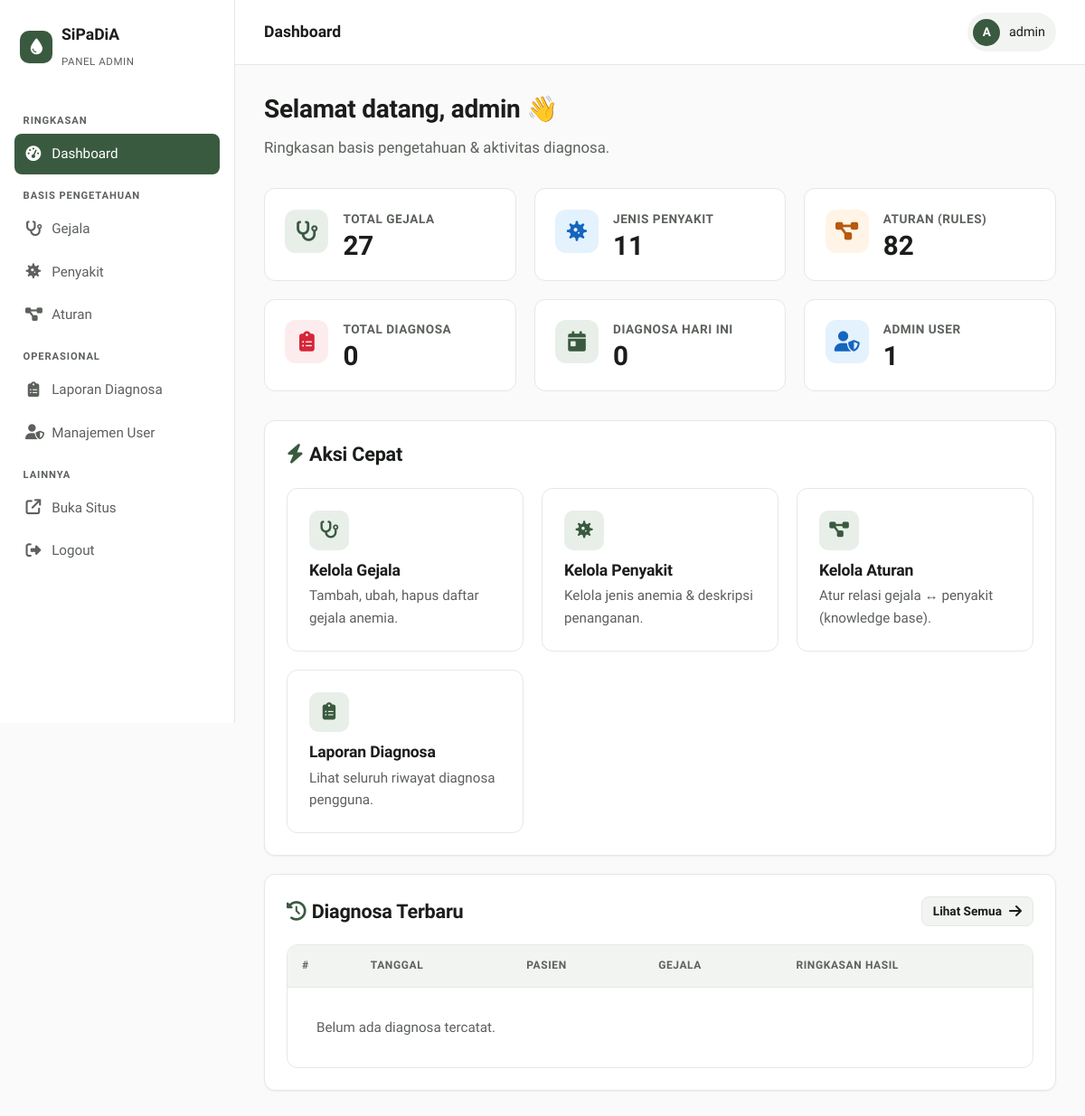
/admin/dashboard.php (signed in), run on an earlier commit of the app's database.
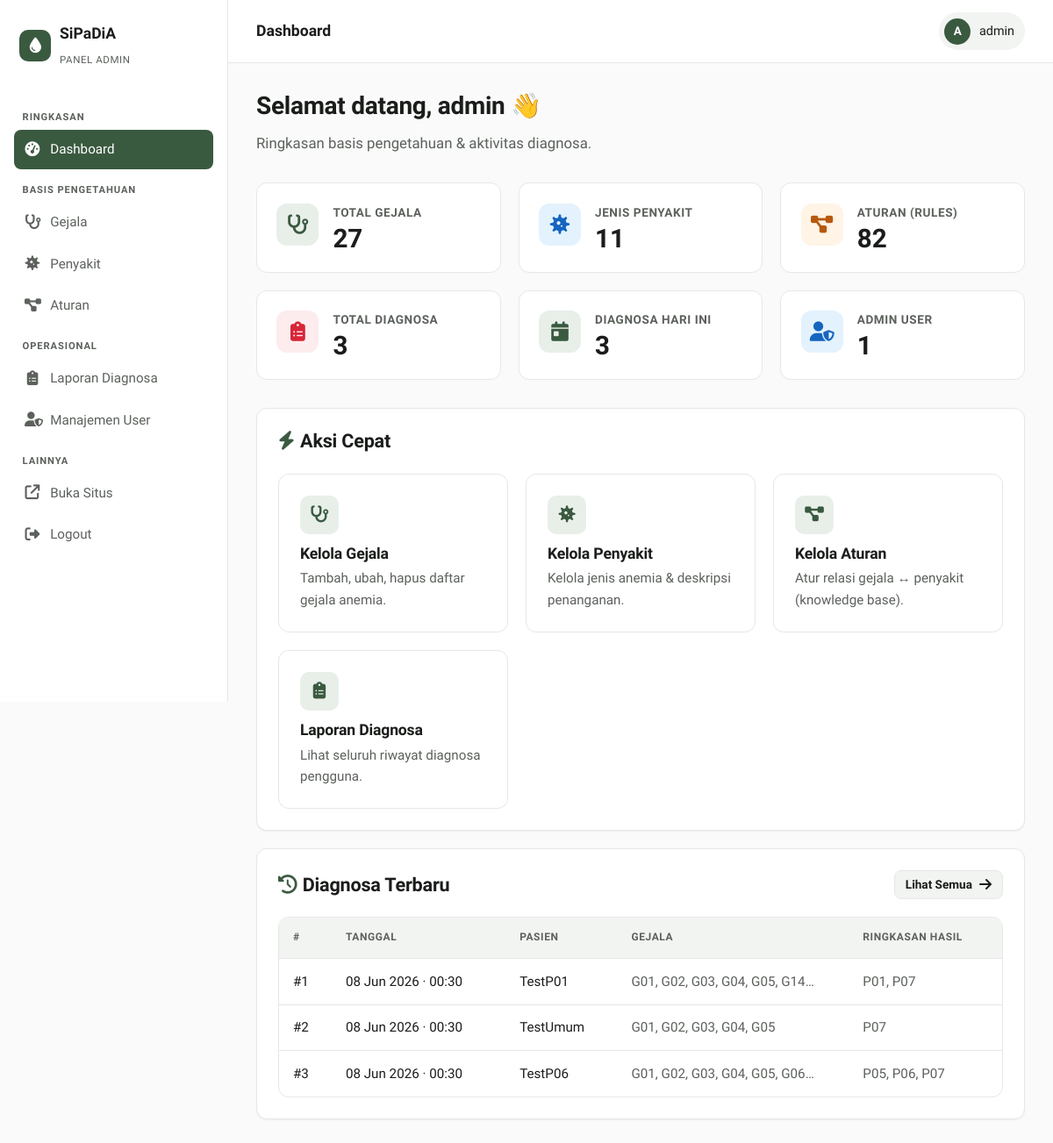
And on a later commit of the database.
### tables this page shows
CREATE TABLE `riwayat` (
  `id` int(11) NOT NULL AUTO_INCREMENT,
  `tanggal` datetime NOT NULL DEFAULT current_timestamp(),
  `gejala_dipilih` longtext DEFAULT NULL CHECK (json_valid(`gejala_dipilih`)),
  `hasil_dianosa` longtext DEFAULT NULL CHECK (json_valid(`hasil_dianosa`)),
  `nama_pasien` varchar(100) DEFAULT NULL,
  `umur` int(11) DEFAULT NULL,
  `jenis_kelamin` varchar(10) DEFAULT NULL,
  `session_token` varchar(64) DEFAULT NULL,
  PRIMARY KEY (`id`)
);

### admin/dashboard.php (the view, shortened to what the changed rows need)
<?php
include '../config.php';
$c_riwayat  = (int)$conn->query("SELECT COUNT(*) c FROM riwayat")->fetch_assoc()['c'];
$c_today    = (int)$conn->query("SELECT COUNT(*) c FROM riwayat WHERE DATE(tanggal)=CURDATE()")->fetch_assoc()['c'];
include '../partials/admin_header.php';
?>
<div class="page-header">
    <h2>Selamat datang, <?php echo htmlspecialchars($_SESSION['admin']); ?> 👋</h2>
</div>
<div class="stat-grid" data-testid="stat-grid">
    <div class="stat-card" data-testid="stat-riwayat">
        <div><div class="label">Total Diagnosa</div><div class="value"><?php echo $c_riwayat; ?></div></div>
    </div>
    <div class="stat-card" data-testid="stat-today">
        <div><div class="label">Diagnosa Hari Ini</div><div class="value"><?php echo $c_today; ?></div></div>
    </div>
</div>
<div class="card">
    <div class="table-wrap">
        <table class="data">
            <thead><tr><th>#</th><th>Tanggal</th><th>Pasien</th><th>Gejala</th><th>Ringkasan Hasil</th></tr></thead>
            <tbody>
            <?php
            $rs = $conn->query("SELECT * FROM riwayat ORDER BY tanggal DESC LIMIT 5");
            if ($rs->num_rows === 0): ?>
                <tr><td colspan="5" class="text-center text-muted" style="padding:2rem;">Belum ada diagnosa tercatat.</td></tr>
            <?php else:
                while ($r = $rs->fetch_assoc()):
                    $glist = json_decode($r['gejala_dipilih'] ?? '[]', true) ?: [];
                    $hlist = json_decode($r['hasil_dianosa'] ?? '[]', true) ?: [];
                    $hsummary = count($hlist) > 0
                        ? implode(', ', array_map(fn($h)=>($h['kode']??''), array_slice($hlist,0,3)))
                        : '— tidak terdeteksi';
                ?>
                <tr>
                    <td>#<?php echo (int)$r['id']; ?></td>
                    <td><?php echo date('d M Y · H:i', strtotime($r['tanggal'])); ?></td>
                    <td><?php echo htmlspecialchars($r['nama_pasien'] ?: '-'); ?></td>
                    <td class="text-muted text-sm" style="max-width:220px;"><?php echo htmlspecialchars(implode(', ', array_slice($glist, 0, 6))).(count($glist)>6?'…':''); ?></td>
                    <td class="text-muted text-sm" style="max-width:280px;"><?php echo htmlspecialchars($hsummary); ?></td>
                </tr>
                <?php endwhile;
            endif; ?>
            </tbody>
        </table>
    </div>
</div>
<?php include '../partials/admin_footer.php'; ?>

What changed in the data, as far as the page shows it:
added riwayat: id "1", tanggal "08 Jun 2026 · 00:30", nama_pasien "TestP01", gejala_dipilih "G01, G02, G03, G04, G05, G14", hasil_dianosa "P01, P07"
added riwayat: id "2", tanggal "08 Jun 2026 · 00:30", nama_pasien "TestUmum", gejala_dipilih "G01, G02, G03, G04, G05", hasil_dianosa "P07"
added riwayat: id "3", tanggal "08 Jun 2026 · 00:30", nama_pasien "TestP06", gejala_dipilih "G01, G02, G03, G04, G05, G06", hasil_dianosa "P05, P06, P07"
Also different on the page:
$c_riwayat: "0" → "3"
$c_today: "0" → "3"
text no longer shown: "Belum ada diagnosa tercatat."
